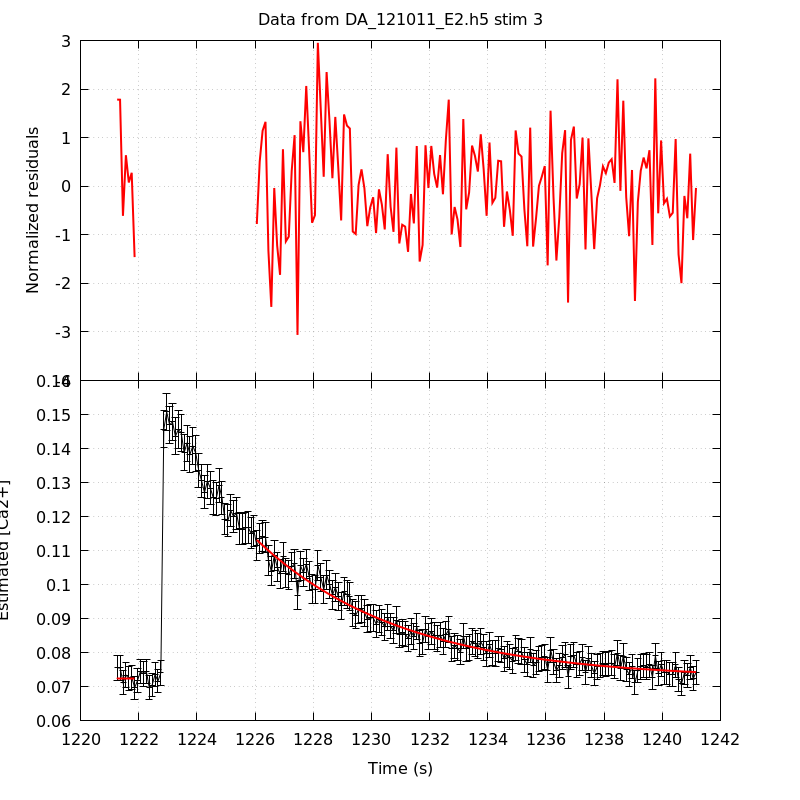

Source code (gnuplot):
unset key
set grid
set multiplot title 'Data from DA_121011_E2.h5 stim 3' noenhanced layout 2,1 margins 0.1,0.9,0.1,0.95 spacing 0,0
set ylabel 'Normalized residuals'
set xtics format ''
plot 'DA_121011_E2_aba_RatioFit_s3' using 1:4 with lines linecolor rgb 'red' linewidth 2
set format x '%g'
set xlabel 'Time (s)'
set ylabel 'Estimated [Ca2+]'
plot 'DA_121011_E2_aba_CaRatio_s3' using 1:2:($3*1.96) with yerrorlines \
     linecolor rgb 'black' linewidth 1,                \
     'DA_121011_E2_aba_RatioFit_s3' using 1:3 with lines linecolor rgb 'red'\
     linewidth 2
unset multiplot
